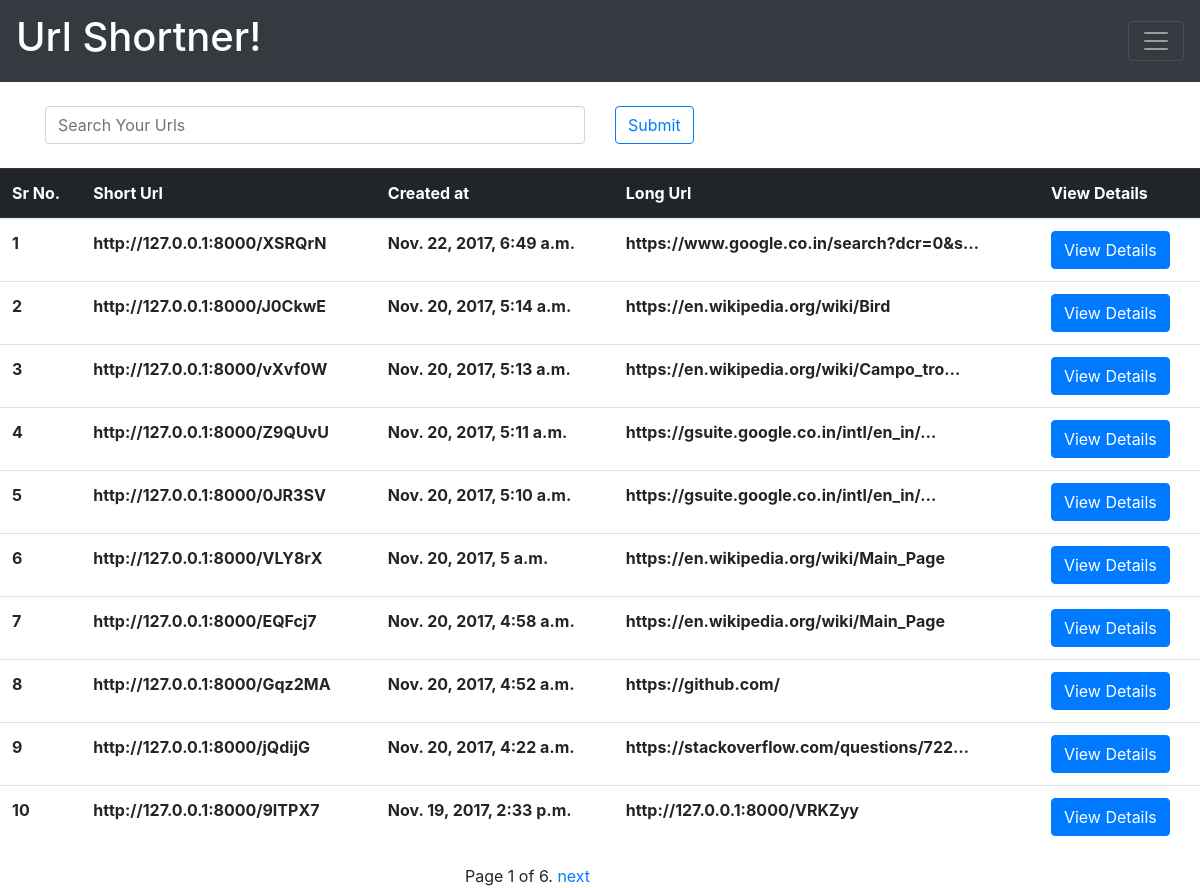
The page /myurls/ (signed in) on the database as committed earlier.
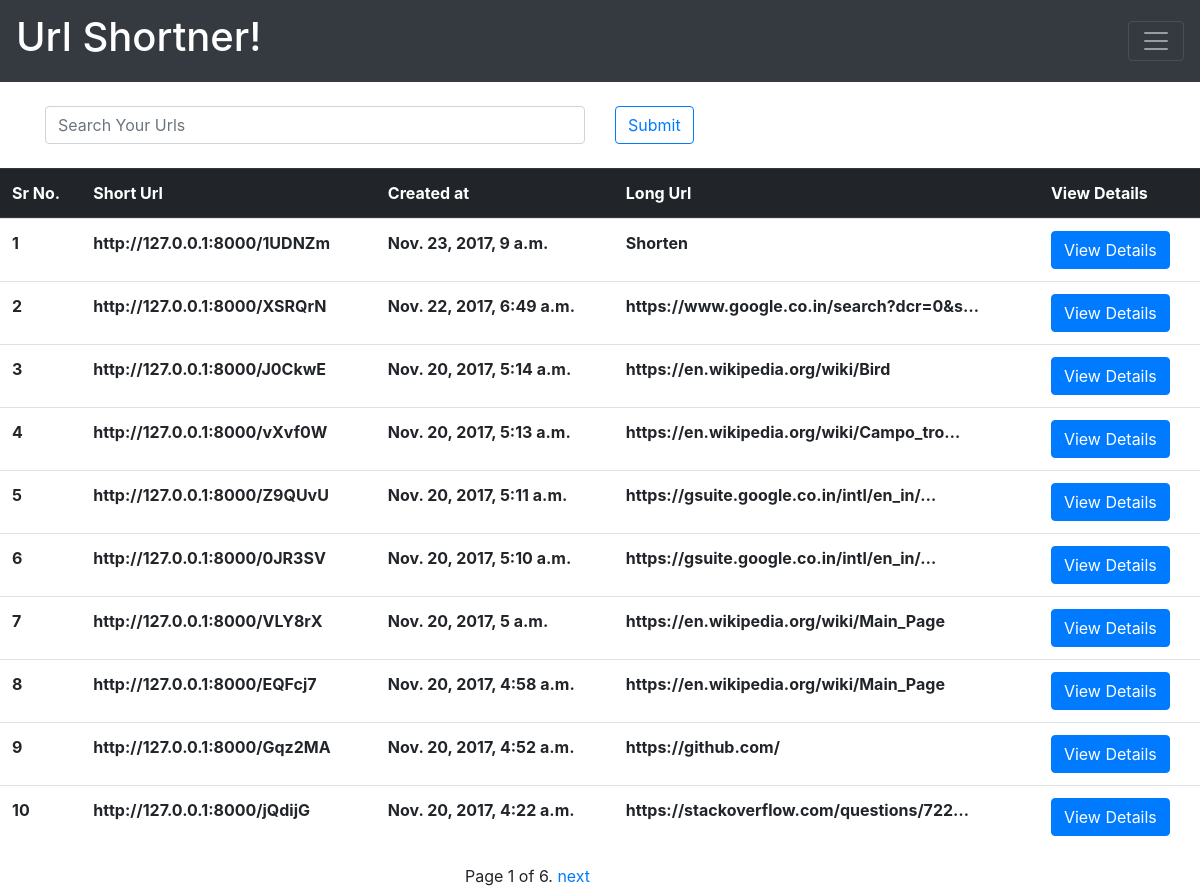
The same page on the database as committed later.
### st/models.py (models this page shows, shortened)
class Shortner(models.Model):
	user              = models.ForeignKey(User,null=True)
	url_field         = models.CharField(max_length=300)
	shortcode         = models.CharField(max_length=6,blank=True , null = True)
	created	          = models.DateTimeField(auto_now_add=True)
	updated           = models.DateTimeField(auto_now=True)
	count             = models.IntegerField(default=0)
	class Meta:
		unique_together = (('user', 'url_field'),)
	def get_short_url(self):
		return 'http://127.0.0.1:8000/%s' %(self.shortcode)

### st/views.py (the view)
# urls.py: url(r'^myurls/$', my_shortened_urls, name='my_shortened_urls'),
@login_required(login_url='/accounts/login/')
def my_shortened_urls(request):
	qs=Shortner.objects.filter(user=request.user).order_by('-id')
	query=request.GET.get('q')
	if query:
		qs = qs.filter(
				Q(url_field__icontains=query)|
				Q(shortcode__icontains=query)).distinct()
	paginator = Paginator(qs, 10) # Show 25 contacts per page
	page = request.GET.get('page')
	try:
		qs = paginator.page(page)
	except PageNotAnInteger:
		qs = paginator.page(1)
	except EmptyPage:
		qs = paginator.page(paginator.num_pages)
	context={'qs':qs}
	return render(request,'myurls.html',context)

### templates/myurls.html (shortened to what this page needs)
{% extends "base.html" %}
{% block content %}
<br>
<div class="container mx-auto">
   <form method="GET" action="">
      <div class="row">
        <div class="col">
          <input type="text"  name="q" class="form-control" placeholder="Search Your Urls" value='{{ request.GET.q }}'>
        </div>
        <div class="col">
          <input type="submit"  class="btn btn-outline-primary" >
        </div>
      </div>
    </form>
</div>
<br>
{% if qs  %}
<table class="table">
  <thead class="thead-dark">
      <th scope="col">Sr No.</th>
      <th scope="col">Short Url</th>
      <th scope="col">Created at</th>
      <th scope="col">Long Url</th>
      <th scope="col">View Details</th>
  </thead>
  <tbody>
  	<tr>{% for obj in qs %}
    <tr>
      <th scope="row"> {{ forloop.counter }} </th>
      <th scope="row">{{obj.get_short_url}}</th>
      <th scope="row">{{obj.created}}</th>
      <th scope="row">{{obj.url_field|truncatechars:40}}</th>
      <th scope="row"> <a href="/tableview/{{obj.id}}" class="btn btn-primary">View Details</a></th>
    </tr>
  {%  endfor %}
  </tbody>
</table>
{% else %}
<div class="container mx-auto">
<div class="alert alert-info mx-auto" role="alert">
  <h2> No Urls Found</h2>
</div>
</div>
{% endif %}
<div class="col-md-3 mx-auto mx-auto">
<div class="pagination">
    <span class="step-links">
        <span class="current">
            Page {{ qs.number }} of {{ qs.paginator.num_pages }}.
        </span>
        {% if qs.has_next %}
            <a href="?page={{ qs.next_page_number }}">next</a>
        {% endif %}
    </span>
</div>
</div>
{% endblock %}

### templates/base.html (shortened to what this page needs)
<!doctype html>
<html lang="en">
  <head>
   <link rel="stylesheet" href="https://maxcdn.bootstrapcdn.com/bootstrap/4.0.0-beta.2/css/bootstrap.min.css">
  </head>
  <body>
          <nav class="navbar navbar-dark bg-dark">
          <a class="navbar-brand" href="/ "><h1>Url Shortner!</h1></a>
          <button class="navbar-toggler" type="button" data-toggle="collapse" data-target="#navbarText" aria-controls="navbarText" aria-expanded="false" aria-label="Toggle navigation">
            <span class="navbar-toggler-icon"></span>
          </button>
        </nav>
    {% block content %}
    {% endblock %}
  </body>
</html>

### templates/base.html (style rules this page uses)
body, html { height: 100%; margin: 0; }

Rows that differ between the two databases and show on the page:
no longer on this page (row unchanged): Shortner: get_short_url "http://127.0.0.1:8000/9ITPX7", created "Nov. 19, 2017, 2:33 p.m.", url_field "http://127.0.0.1:8000/VRKZyy"
added Shortner: get_short_url "http://127.0.0.1:8000/1UDNZm", created "Nov. 23, 2017, 9 a.m.", url_field "Shorten"
